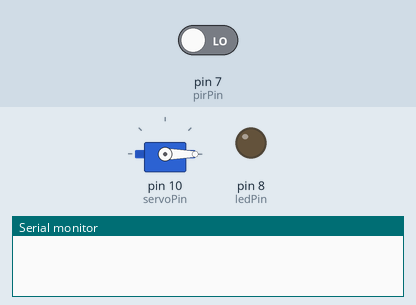
Recording of a sketch running on a simulated Arduino Uno, built with avr-gcc and run on an emulated ATmega328P. Parts: servo, output pins drawn as LEDs (lit = HIGH), the last lines printed to the serial monitor. The inputs (shaded band) are chosen by the test bench; at power-on: pin 7 (pirPin) LOW.

Above: at 1.2 s.
1.3 s: pin 7 (pirPin) driven HIGH
At 2.4 s:
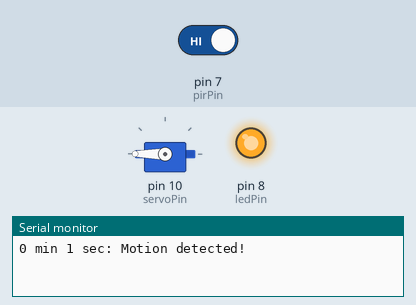
2.8 s: pin 7 (pirPin) driven LOW
At 3.6 s:
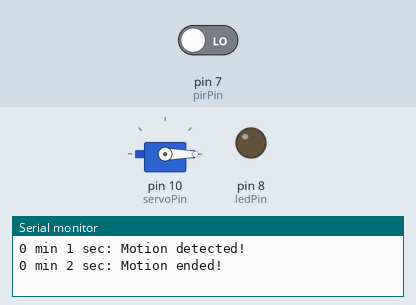
Timing chart, 0 to 5.8 s (numbered marks = the images above; inputs shaded):
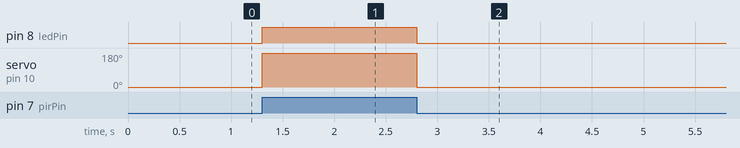

The sketch:

servo_motor.ino
```cpp
// Code for Servo motor, PIR sensor and LED
// Servo motor moves when motion is deteced by PIR sensor

#include <Servo.h>

Servo Servo1;

int servoPin = 10;             // Servo motor pin
int ledPin = 8;                // LED pin
int pirPin = 7;                // PIR sensor pin


int lastPirVal = LOW;          // stores the value of the PIR, helps in detecting change
int pirVal;                    // the current value of the PIR sensor


unsigned long myTime;          // number of milliseconds passed since the Arduino started running the code itself
#define MINUTE 60000           // for converting milliseconds to a minute
#define SECOND 1000            // for converting milliseconds to a second
char printBuffer[128];         // messages that we want to display on serial monitor


void setup() {
  Servo1.attach(servoPin);     // initializing servo motor, telling it which pin is connected to the control signal
  pinMode(ledPin, OUTPUT);     // declare LED as output
  pinMode(pirPin, INPUT);      // declare PIR sensor as input
  Serial.begin(9600);          // initializing serial communication
}


void loop() {
  pirVal = digitalRead(pirPin); // read current input value from PIR sensor (HIGH or LOW)


  if (pirVal == HIGH) {        // if motion is detected
    digitalWrite(ledPin, HIGH); // turn LED on


    if (lastPirVal == LOW) {   // if there was no previous motion detected
      myTime = millis();       // Stores the current time in milliseconds
      sprintf(printBuffer, "%lu min %lu sec: Motion detected!", myTime / MINUTE, (myTime % MINUTE) / SECOND);
      Serial.println(printBuffer);
      lastPirVal = HIGH;
    }


    Servo1.write(180);           // Set servo to 90 degrees when motion is detected


  } else {                      // if no motion is detected
    digitalWrite(ledPin, LOW);  // turn LED off


    if (lastPirVal == HIGH) {   // if there was motion before
      myTime = millis();
      sprintf(printBuffer, "%lu min %lu sec: Motion ended!", myTime / MINUTE, (myTime % MINUTE) / SECOND);
      Serial.println(printBuffer);
      lastPirVal = LOW;
    }


    Servo1.write(0);           // Return servo to 0 degrees when no motion is detected
  }
}
```

Measured:
- after the input at 1.3 s, pin 8 (ledPin): LOW → HIGH at once; servo on pin 10 (servoPin): 0° → 180° at once
- after the input at 2.8 s, pin 8 (ledPin): HIGH → LOW at once; servo on pin 10 (servoPin): 180° → 0° at once
